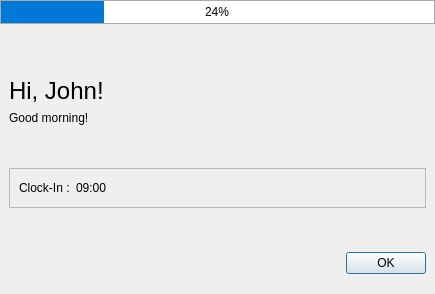
<?xml version="1.0" encoding="UTF-8"?>
<ui version="4.0">
 <class>ConfirmationDialog</class>
 <widget class="QDialog" name="ConfirmationDialog">
  <property name="geometry">
   <rect>
    <x>0</x>
    <y>0</y>
    <width>435</width>
    <height>294</height>
   </rect>
  </property>
  <property name="windowTitle">
   <string>Dialog</string>
  </property>
  <layout class="QVBoxLayout" name="verticalLayout_2">
   <property name="leftMargin">
    <number>0</number>
   </property>
   <property name="topMargin">
    <number>0</number>
   </property>
   <property name="rightMargin">
    <number>0</number>
   </property>
   <item>
    <widget class="QProgressBar" name="progressBar">
     <property name="styleSheet">
      <string notr="true">QProgressBar {
    border: 1px solid #AAAAAA; /* Light grey border to define the shape */
    border-radius: 0px;        /* Sharp corners */
    background-color: #FFFFFF; /* Pure white background */
    text-align: center;        /* Centers the percentage text */
    color: black;              /* Makes the percentage text readable on white */
}

QProgressBar::chunk {
    background-color: #0078D7; /* A standard &quot;Windows Blue&quot; */
    width: 1px;                /* Ensures a smooth, solid fill */
}</string>
     </property>
     <property name="value">
      <number>24</number>
     </property>
    </widget>
   </item>
   <item>
    <widget class="QWidget" name="widget" native="true">
     <layout class="QVBoxLayout" name="verticalLayout">
      <item>
       <spacer name="verticalSpacer_3">
        <property name="orientation">
         <enum>Qt::Orientation::Vertical</enum>
        </property>
        <property name="sizeHint" stdset="0">
         <size>
          <width>20</width>
          <height>40</height>
         </size>
        </property>
       </spacer>
      </item>
      <item>
       <widget class="QLabel" name="lblGreeting">
        <property name="font">
         <font>
          <pointsize>18</pointsize>
         </font>
        </property>
        <property name="text">
         <string>Hi, John!</string>
        </property>
       </widget>
      </item>
      <item>
       <widget class="QLabel" name="lblMainMessage">
        <property name="text">
         <string>Good morning!</string>
        </property>
       </widget>
      </item>
      <item>
       <spacer name="verticalSpacer_2">
        <property name="orientation">
         <enum>Qt::Orientation::Vertical</enum>
        </property>
        <property name="sizeHint" stdset="0">
         <size>
          <width>20</width>
          <height>40</height>
         </size>
        </property>
       </spacer>
      </item>
      <item>
       <widget class="QFrame" name="frame">
        <property name="frameShape">
         <enum>QFrame::Shape::StyledPanel</enum>
        </property>
        <property name="frameShadow">
         <enum>QFrame::Shadow::Raised</enum>
        </property>
        <layout class="QHBoxLayout" name="horizontalLayout_2">
         <item>
          <widget class="QLabel" name="lblEventTitle">
           <property name="text">
            <string>Clock-In :</string>
           </property>
          </widget>
         </item>
         <item>
          <widget class="QLabel" name="lblEventTime">
           <property name="text">
            <string>09:00</string>
           </property>
          </widget>
         </item>
         <item>
          <spacer name="horizontalSpacer_2">
           <property name="orientation">
            <enum>Qt::Orientation::Horizontal</enum>
           </property>
           <property name="sizeHint" stdset="0">
            <size>
             <width>40</width>
             <height>20</height>
            </size>
           </property>
          </spacer>
         </item>
        </layout>
       </widget>
      </item>
      <item>
       <spacer name="verticalSpacer">
        <property name="orientation">
         <enum>Qt::Orientation::Vertical</enum>
        </property>
        <property name="sizeHint" stdset="0">
         <size>
          <width>20</width>
          <height>40</height>
         </size>
        </property>
       </spacer>
      </item>
      <item>
       <layout class="QHBoxLayout" name="horizontalLayout">
        <item>
         <spacer name="horizontalSpacer">
          <property name="orientation">
           <enum>Qt::Orientation::Horizontal</enum>
          </property>
          <property name="sizeHint" stdset="0">
           <size>
            <width>40</width>
            <height>20</height>
           </size>
          </property>
         </spacer>
        </item>
        <item>
         <widget class="QPushButton" name="btnOk">
          <property name="text">
           <string>OK</string>
          </property>
         </widget>
        </item>
       </layout>
      </item>
     </layout>
    </widget>
   </item>
  </layout>
 </widget>
 <resources/>
 <connections/>
</ui>
